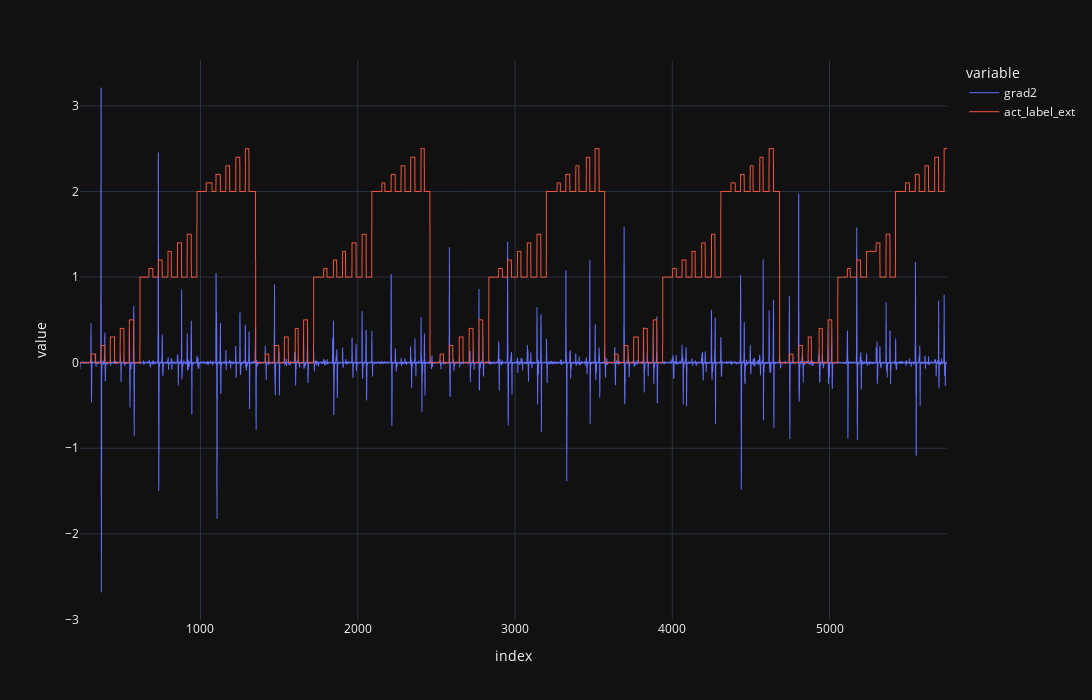

Notebook code cell kept with this figure:
### Code cell
montage = '2023-05-07_16-54-27.palm'
X_train, X_test, y_train, y_test = read_train_and_test(
    montage, meta_info.loc[montage, 'hi_val_sensors'],
    target_col='act_label_ext'
)
X_train_scaled = MinMaxScaler().fit_transform(X_train)
grad1 = pd.Series(
    np.sum(np.abs(np.gradient(X_train_scaled, axis=0)), axis=1),
    index=X_train.index,
    name='grad'
)
grad1 = np.nan_to_num(grad1)
grad1 = pd.Series(grad1, index=X_train.index, name='grad1')
grad2 = np.gradient(grad1)
grad2 = np.nan_to_num(grad2)
grad2 *= np.abs(grad2)
grad2 = pd.Series(grad2, index=X_train.index, name='grad2')

fig_data = pd.concat([grad2 * 5, pd.DataFrame(y_train / 10)], axis=1)

fig = px.line(fig_data, width=1200, height=700).update_traces(line=dict(width=1))
fig.show()

### Figure 1 — Plotly figure (JSON) as saved in the notebook; plotly's stock layout.template omitted (floating-point values rounded to 4 significant figures; data arrays with more than 128 entries replaced by an {"elided": "..."} marker saying what was removed)
{"data": [{"hovertemplate": "variable=grad2<br>index=%{x}<br>value=%{y}<extra></extra>", "legendgroup": "grad2", "line": {"color": "#636efa", "dash": "solid", "width": 1}, "marker": {"symbol": "circle"}, "mode": "lines", "name": "grad2", "showlegend": true, "type": "scattergl", "x": {"elided": "5514 int values"}, "xaxis": "x", "y": {"elided": "5514 float values"}, "yaxis": "y"}, {"hovertemplate": "variable=act_label_ext<br>index=%{x}<br>value=%{y}<extra></extra>", "legendgroup": "act_label_ext", "line": {"color": "#EF553B", "dash": "solid", "width": 1}, "marker": {"symbol": "circle"}, "mode": "lines", "name": "act_label_ext", "showlegend": true, "type": "scattergl", "x": {"elided": "5514 int values"}, "xaxis": "x", "y": {"elided": "5514 float values"}, "yaxis": "y"}], "layout": {"height": 700, "legend": {"title": {"text": "variable"}, "tracegroupgap": 0}, "margin": {"t": 60}, "width": 1200, "xaxis": {"anchor": "y", "domain": [0, 1], "title": {"text": "index"}}, "yaxis": {"anchor": "x", "domain": [0, 1], "title": {"text": "value"}}}}
